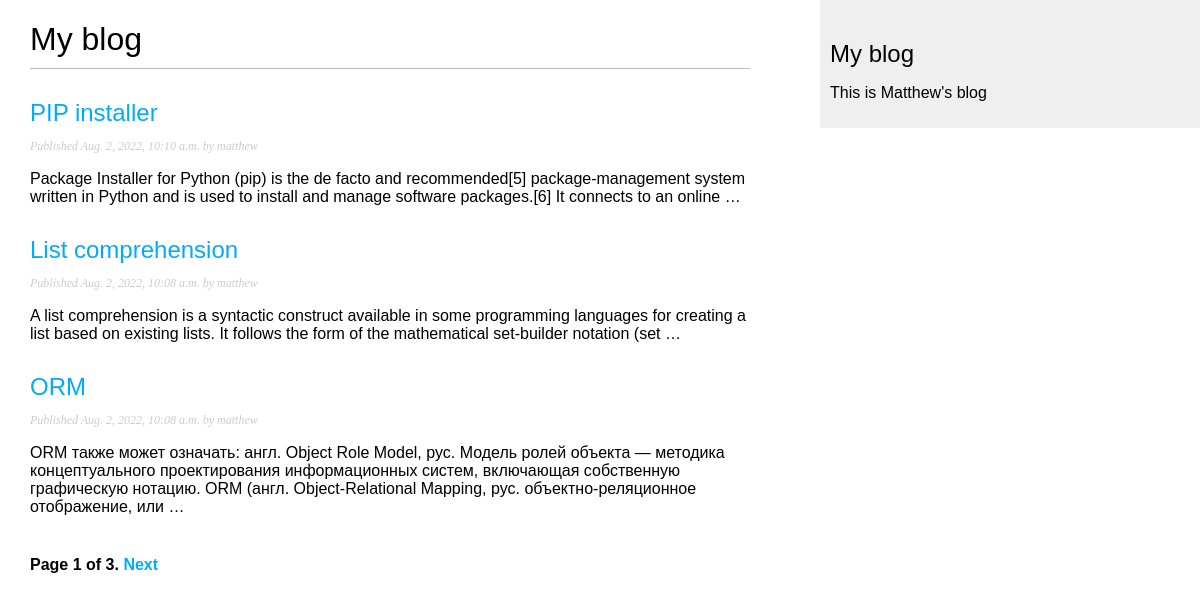
Page /blog/ (signed in) on the committed database.
### blog/models.py (models this page shows, shortened)
class Post(models.Model):
    STATUS_CHOICES = (
        ('d', 'Draft'),
        ('p', 'Published'),
    )
    title = models.CharField(max_length=256)
    slug = models.SlugField(max_length=256, unique_for_date='publish')  # unique_for_date - добавить дату из поля к адресу
    author = models.ForeignKey(User, on_delete=models.CASCADE, related_name='blog_posts')  # TODO:посмотреть related_name
    body = models.TextField()
    publish = models.DateTimeField(default=timezone.now)  # timezone - утилита Django
    created = models.DateTimeField(auto_now_add=True)  # дата автоматически сохраняется при создании объекта
    updated = models.DateTimeField(auto_now=True)  # дата автоматически сохраняется при сохранении объекта
    status = models.CharField(max_length=1, choices=STATUS_CHOICES, default='d')
    objects = models.Manager()  # менеджер по умолчанию
    published = PublishedManager()  # наш менеджер
    class Meta:
        ordering = ('-publish', )  # инвертированная сортировка по полю publish
    def get_absolute_url(self):
        return reverse('blog:post_detail', args=(self.publish.year, self.publish.month,
                                                 self.publish.day, self.slug))

### blog/views.py (the view)
# urls.py: path('', views.post_list, name='post_list'),
def post_list(request):
    object_list = Post.published.all()
    paginator = Paginator(object_list, 3)
    page = request.GET.get('page')
    try:
        posts = paginator.page(page)
    except PageNotAnInteger:
        posts = paginator.page(1)
    except EmptyPage:  # если индекс больше, чем кол-во страниц
        posts = paginator.page(paginator.num_pages)
    context = {
        'page': page,
        'posts': posts
    }
    return render(request, template_name='blog/post/list.html', context=context)

### blog/models.py (called while the page is built)
    def get_queryset(self):
        return super().get_queryset().filter(status='p')

### blog/templates/blog/post/list.html (shortened to what this page needs)
{% extends 'blog/base.html' %}
{% block content %}
    <h1>My blog</h1>
    {% for post in posts %}
        <h2>
            <a href="{{ post.get_absolute_url }}">{{ post.title }}</a>
        </h2>
        <p class="date">Published {{ post.publish }} by {{ post.author }}</p>
        {{ post.body|truncatewords:30|linebreaks }}
    {% endfor %}
    {% include 'pagination.html' with page=posts %}
{% endblock %}

### blog/templates/blog/base.html (shortened to what this page needs)
{% load static %}
<!DOCTYPE html>
<html lang="en">
<head>
    <link rel="stylesheet" href="{% static 'css/blog.css' %}">
</head>
<body>
    <div id="content">
        {% block content %}
        {% endblock %}
    </div>
    <div id="sidebar">
        <h2>My blog</h2>
        <p>This is {{ user|capfirst }}'s blog</p>
    </div>
</body>
</html>

### blog/static/css/blog.css (style rules this page uses)
body { margin:0; padding:0; font-family:helvetica, sans-serif; }
a { color:#00abff; text-decoration:none; }
h1 { font-weight:normal; border-bottom:1px solid #bbb; padding:0 0 10px 0; }
h2 { font-weight:normal; margin:30px 0 0; }
#content { float:left; width:60%; padding:0 0 0 30px; }
#sidebar { float:right; width:30%; padding:10px; background:#efefef; height:100%; }
p.date { color:#ccc; font-family: georgia, serif; font-size: 12px; font-style: italic; }

### rows in the picture
Post: title "PIP installer", publish "Aug. 2, 2022, 10:10 a.m.", author "matthew", body "Package Installer for Python (pip) is the de facto and recommended[5] package-management system written in Python and is used to install and manage software packages.[6] It connects to an online …"
Post: title "List comprehension", publish "Aug. 2, 2022, 10:08 a.m.", author "matthew", body "A list comprehension is a syntactic construct available in some programming languages for creating a list based on existing lists. It follows the form of the mathematical set-builder notation (set …"
Post: title "ORM", publish "Aug. 2, 2022, 10:08 a.m.", author "matthew", body "ORM также может означать: англ. Object Role Model, рус. Модель ролей объекта — методика концептуального проектирования информационных систем, включающая собственную графическую нотацию. ORM (англ. Object-Relational Mapping, рус. объектно-реляционное отображение, или …"

### other values in the picture
{{ page.number }} "1"
{{ page.paginator.num_pages }} "3"
{{ user|capfirst }} "Matthew"
